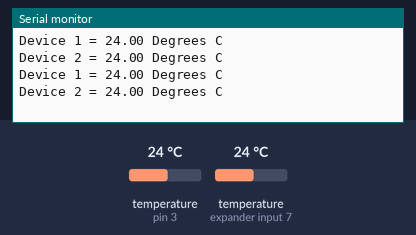
Recording of a sketch running on a simulated Arduino Uno, built with avr-gcc and run on an emulated ATmega328P. Shown: the last lines printed to the serial monitor. The test bench sets the inputs (shaded band); at power-on: temperature (sensors on pin 3, expander input 7) 24 °C.

Above: at 3.3 s.
3.4 s: temperature (sensor on pin 3) set to 12 °C
At 4.8 s:
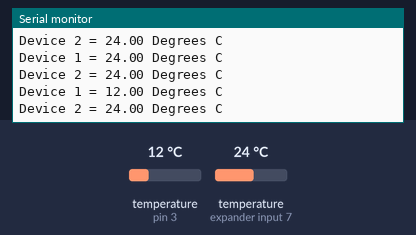
5.9 s: temperature (sensor on expander input 7) set to 12 °C
At 6.6 s:
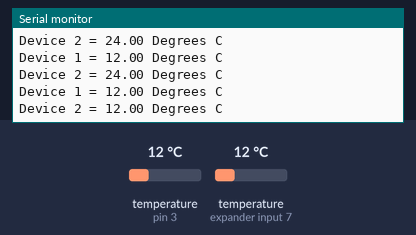
8.4 s: temperature (sensor on pin 3) set to 19 °C
At 10.1 s:
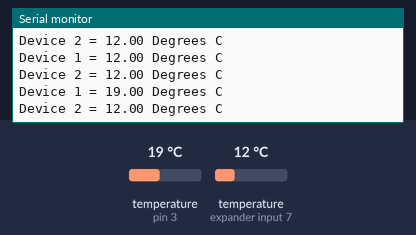
10.9 s: temperature (sensor on expander input 7) set to 19 °C
At 11.8 s:
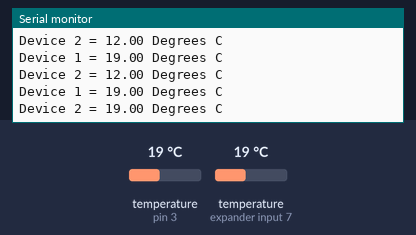
Timing chart, 0 to 13.9 s (numbered marks = the images above; inputs shaded):
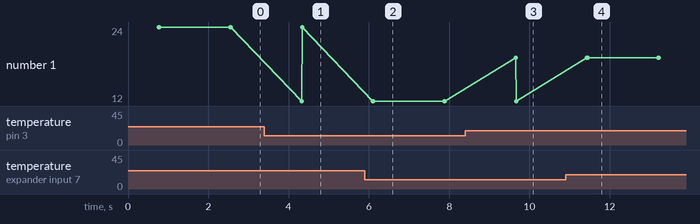

Measured:
- after the input at 3.4 s, the serial monitor: prints a new line after 0.92 s (image 1)
- after the input at 5.9 s, the serial monitor: prints a new line after 0.21 s (image 2)
- after the input at 8.4 s, the serial monitor: prints a new line after 1.3 s (image 3)
- after the input at 10.9 s, the serial monitor: prints a new line after 0.55 s (image 4)

The sketch:

Thermometer.ino
```cpp
#include <OneWire.h>
#include <DallasTemperature.h>
#define ONE_WIRE_BUS 3 /*-(Connect to Pin 2 )-*/
OneWire ourWire(ONE_WIRE_BUS);
DallasTemperature sensors(&ourWire);
double temp1;
double temp2;


void setup(){
Serial.begin(115200);
sensors.begin();
}


void loop(){
// Send the command to get temperatures
sensors.requestTemperatures();

Serial.print("Device 1 = ");
temp1 = sensors.getTempCByIndex(0);
Serial.print(temp1);
Serial.println(" Degrees C");
Serial.print("Device 2 = ");
temp2 = sensors.getTempCByIndex(1);
Serial.print(temp2);
Serial.println(" Degrees C");
delay(1000);

}/* --(end main loop )-- */

/* ( THE END ) */
```
